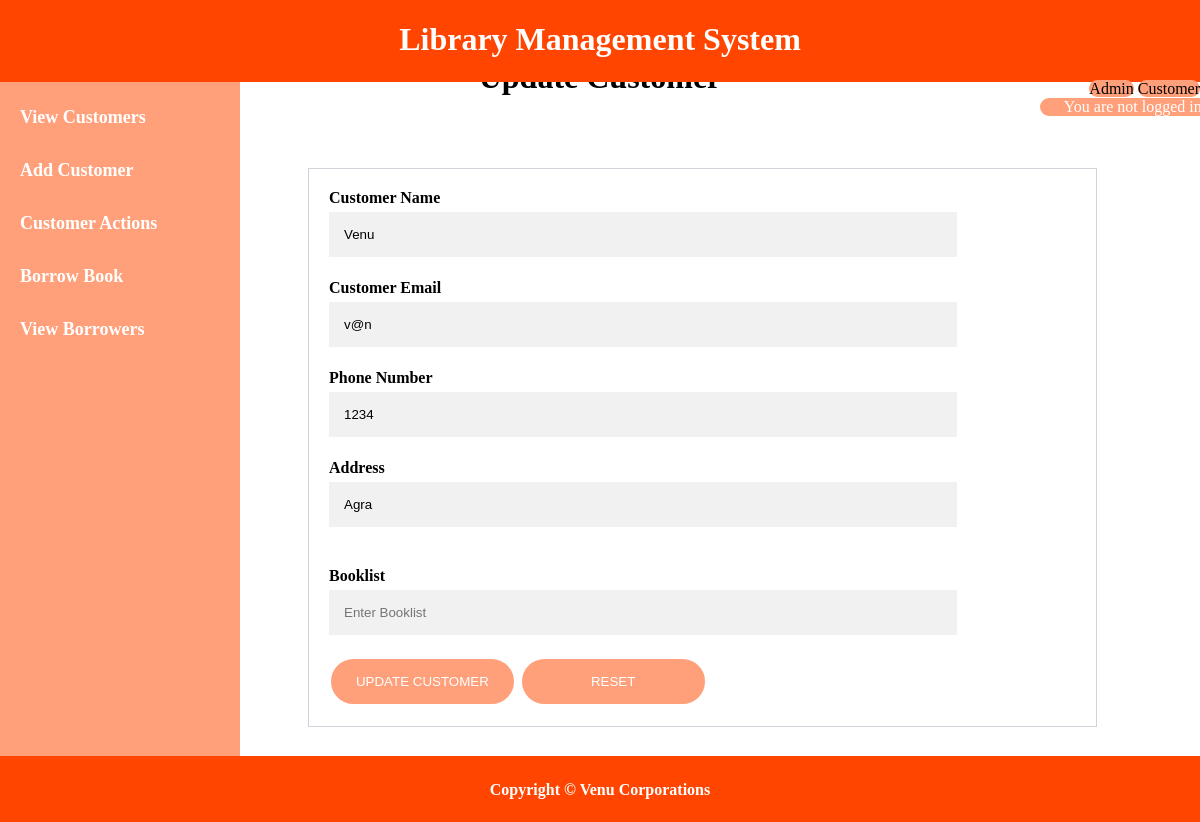
The app's page /update-custpg/CUSTOMER1, older data.
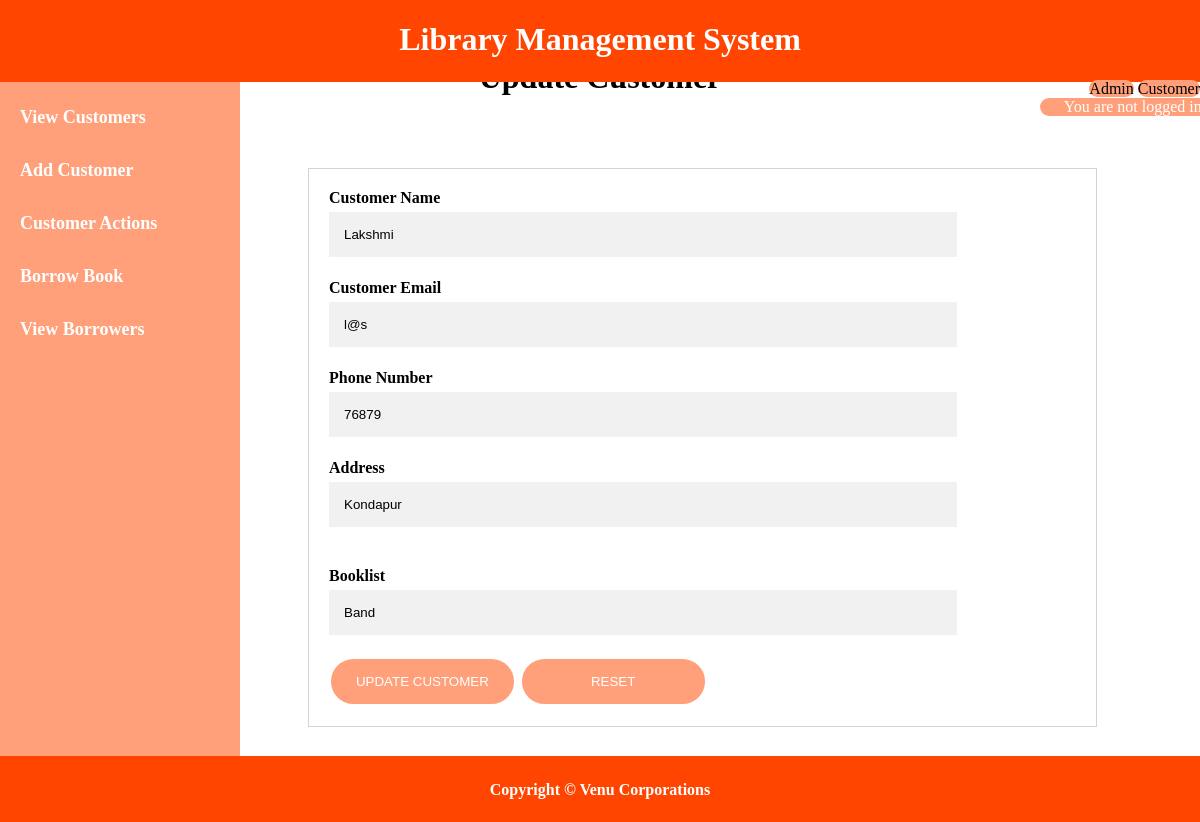
The same page, newer data.
### tables this page shows
CREATE TABLE customers (custid TEXT PRIMARY KEY, 
                custname TEXT NOT NULL, emailid TEXT NOT NULL, pnum TEXT NOT NULL, 
                address TEXT NOT NULL, booklist TEXT NOT NULL);

### customerController.py (the view)
    def upd_cust(self, CustID):
        cm = customerModel(app)
        updcust = cm.update_custinfo(CustID)
        print(updcust)
        return render_template("update_customerpg.html", udata = updcust)

### customer_model.py (called while the page is built)
    def update_custinfo(self, CustID):
        self.cur.execute("SELECT * FROM customers WHERE custid=?", (CustID,))
        updcust = self.cur.fetchall()
        return updcust

    def __del__(self):
        self.cur.close()
        self.conn.close()

### templates/update_customerpg.html (shortened to what this page needs)
{% extends "layoutCustomer.html" %}
{% block body %}
<div class="heading-index">
    <h1>Update Customer</h1>
</div>
<div class="add-form">
    <div class="inside-form">
    <form method="post" action="/customer-update">
        <label><b>Customer Name</b></label>
        <input autocomplete="off" type="text" placeholder="Enter Customer Name" name="updcustname" value="{{ udata[0][1] }}" required>
        <label><b>Customer Email</b></label>
        <input autocomplete="off" type="text" placeholder="Enter Customer Email" name="updcustemail" value="{{ udata[0][2] }}" required>
        <label><b>Phone Number</b></label>
        <input autocomplete="off" type="text" placeholder="Enter Phone Number" name="updcustnum" value="{{ udata[0][3] }}" required>
        <label><b>Address</b></label>
        <input autocomplete="off" type="text" placeholder="Enter Address" name="updcustaddr" value="{{ udata[0][4] }}" required>
        <br>
        <label><b>Booklist</b></label>
        <input autocomplete="off" type="text" placeholder="Enter Booklist" name="updbooklist" value="{{ udata[0][5] }}">
        <div>
            <button class="buttons-bottom" type="submit" name="upd-cust" value="upd-cust">UPDATE CUSTOMER</button>
            <button class="buttons-bottom" type="reset">RESET</button>
        </div>
    </form>
    </div>
</div>
{% endblock %}

Row changes from the older to the newer data that the page shows:
changed customers: updcustname "Venu" → "Lakshmi"; updcustemail "v@n" → "l@s"; updcustnum "1234" → "76879"; updcustaddr "Agra" → "Kondapur"; updbooklist (not shown) → "Band"
